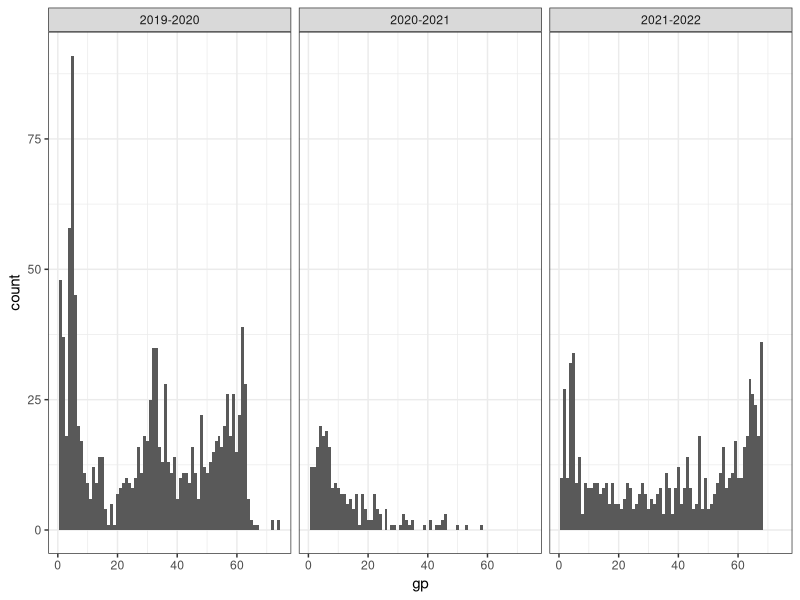
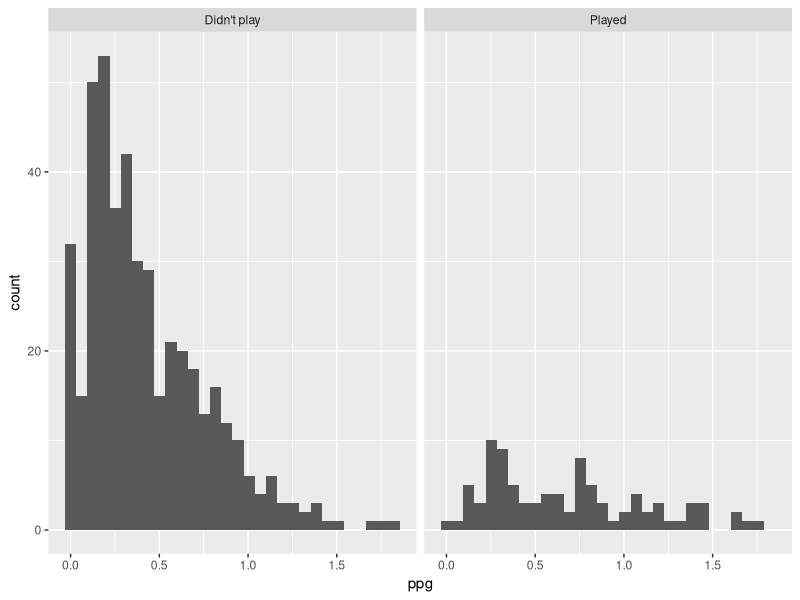

Generate these figures, in order, with R: (Note: this script raises an error after producing the figures.)
# Load libraries ----------------------------------------------------------

library(tidyverse)

# Explore data ------------------------------------------------------------

ohl <- read_csv("sams_ohl_data_request.csv")
ohl_covid <- ohl %>%
  filter(season %in% c("2019-2020","2020-2021", "2021-2022"))

# How many observations per season?
table(ohl_covid$season)

# Distribution of games played during 2019-22?

ggplot(ohl_covid, aes(x = gp)) +
  geom_histogram(binwidth = 1) +
  facet_wrap(~ season) +
  theme_bw()

# Create player "ratings" (points per game)
ohl_ratings <- ohl_covid %>%
  mutate(ppg = pts/gp)


# Hypothesis Testing Treatment vs non-Treatment ---------------------------

# Split players up into treatment vs non-treatment

ohl_20_22 <- ohl %>%
  filter(season %in% c("2020-2021", "2021-2022")) %>%
  mutate(ppg = pts/gp)

# Filtering only for players who played more than 10 games
ohl_20_21 <- ohl %>%
  filter(season == "2020-2021", gp > 10)
  
length(unique(ohl_20_21$player_id)) == nrow(ohl_20_21)

# Filter so only league -- wait this doesn't matter right?
# ohl_20_21 <- ohl_20_21 %>%
#   arrange(player_id, -gp) %>%
#   filter(duplicated(player_id) == FALSE)

ohl_21_22 <- ohl %>%
  filter(season == "2021-2022") %>%
  mutate(ppg = pts/gp)

ohl_treatment <- ohl_21_22 %>%
  filter(league == "OHL") %>%
  mutate(treatment = ifelse(player_id %in% ohl_20_21$player_id, "Played", "Didn't play"))

ggplot(ohl_treatment, aes(x = ppg)) +
  geom_histogram() +
  facet_wrap(~ treatment)

ohl_means <- ohl_treatment %>%
  group_by(treatment) %>%
  summarize(average = mean(ppg))

obs_diff <- ohl_treatment %>%
  specify(ppg ~ treatment) %>%
  calculate(stat = "diff in means", order = c("Played", "Didn't play"))


null_dist <-  ohl_treatment%>%
  specify(ppg ~ treatment) %>%
  hypothesize(null = "independence") %>%
  generate(reps = 1000, type = "permute") %>%
  calculate(stat = "diff in means", order = c("Played", "Didn't play"))

names(null_dist)

ggplot(data = null_dist, aes(x = stat)) +
  geom_histogram()

null_dist <- null_dist %>%
  mutate(big_diff = ifelse(stat > obs_diff$stat, "Played", "Didn't play"))

table(null_dist$big_diff)

null_dist %>%
  get_p_value(obs_stat = obs_diff, direction = "two_sided")

# ggplot(ohl_treatment, aes(x = ppg)) +
#   geom_bar(y = mean())

# MLR with ppg response ---------------------------------------------------

# We need to check that each player played in the OHL in 2019-2020 and 2021-2022

ohl_filtered <- ohl %>%
  filter(season %in% c("2019-2020", "2021-2022"), league == "OHL") %>%
  group_by(player_id, season) %>%
  mutate(played_both_szn = ifelse(n() > 1, TRUE, FALSE)) %>%
  filter(played_both_szn == TRUE) %>%
  left_join(select(ohl_treatment, player_id, treatment), by = "player_id") %>%
  mutate(ppg = pts/gp)

# fit model

mlr_lm <- lm(ppg ~ treatment + season, data = ohl_filtered)
summary(mlr_lm)
plot(mlr_lm)

glm_poisson <- glm(ppg ~ treatment + season,
                  data = ohl_filtered,
                  family = "poisson")


# Filtering for leagues that are present in all seasons 2019-2022 ---------

ohl %>%
  filter(season %in% c("2019-2020", "2020-2021", "2021-2022")) %>%
  group_by(league, season) %>%
  summarize(count = n()) %>%
  pivot_wider(names_from = season, values_from = count) %>%
  filter(!is.na(`2019-2020`) & !is.na(`2020-2021`) & !is.na(`2021-2022`))
